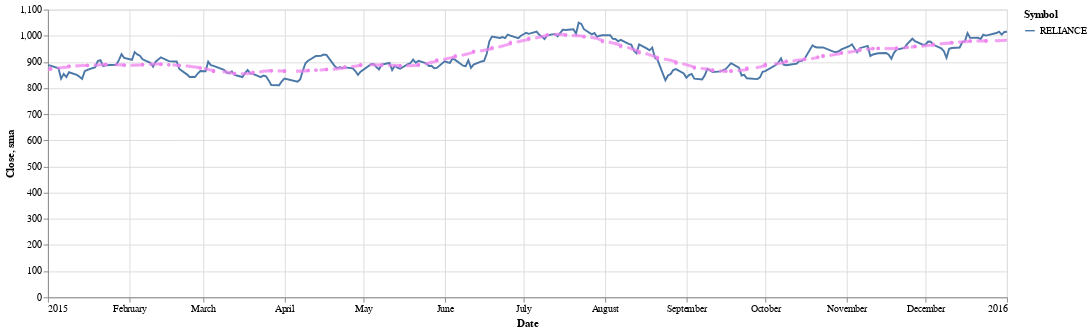

The cell this chart's notebook holds for it:
### Code cell
plot_jio=alt.Chart(data).mark_line().encode(
    x='Date',
    y='Close',
    color='Symbol'
).interactive()
sma1 = alt.Chart(data).mark_point(
    color='violet',
    size=3
).transform_window(
    sma='mean(Close)',
    frame=[-25, 25]
).encode(
    x='Date',
    y='sma:Q'
)

(plot_jio + sma1).properties(width=1000,height=300)

### Figure 1 — Vega-Lite specification as saved in the notebook (floating-point values rounded to 4 significant figures; data arrays with more than 128 entries replaced by an {"elided": "..."} marker saying what was removed)
{"config": {"view": {"continuousWidth": 400, "continuousHeight": 300}}, "layer": [{"mark": "line", "encoding": {"color": {"type": "nominal", "field": "Symbol"}, "x": {"type": "temporal", "field": "Date"}, "y": {"type": "quantitative", "field": "Close"}}, "selection": {"selector001": {"type": "interval", "bind": "scales", "encodings": ["x", "y"]}}}, {"mark": {"type": "point", "color": "violet", "size": 3}, "encoding": {"x": {"type": "temporal", "field": "Date"}, "y": {"type": "quantitative", "field": "sma"}}, "transform": [{"window": [{"op": "mean", "field": "Close", "as": "sma"}], "frame": [-25, 25]}]}], "data": {"name": "data-849dd916c6a25884d6b286a0eeb63c83"}, "height": 300, "width": 1000, "$schema": "https://vega.github.io/schema/vega-lite/v4.8.1.json", "datasets": {"data-849dd916c6a25884d6b286a0eeb63c83": {"elided": "366 records"}}}
